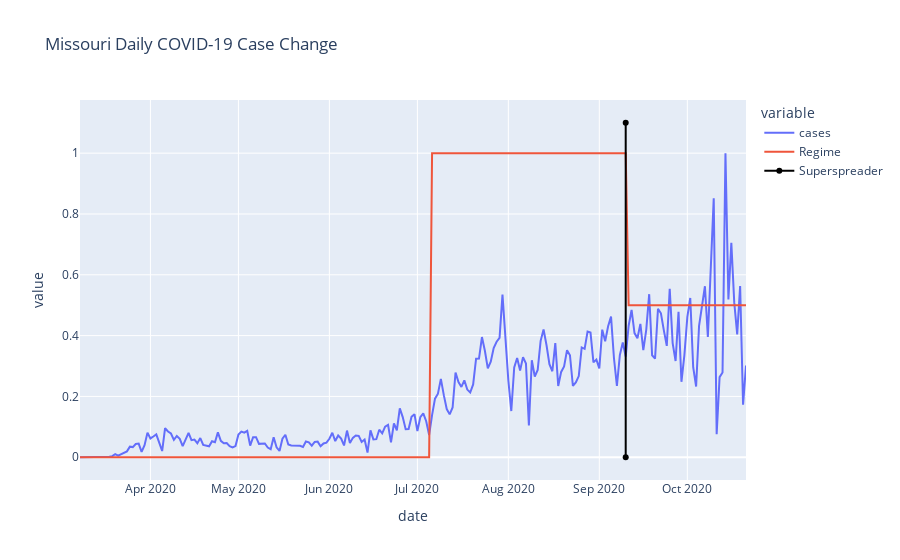

Notebook code cell kept with this figure:
### Code cell
model = hmm.GaussianHMM(n_components=3)
model.fit(X)
preds = model.predict(X) / 2

fig = px.line(X/(X.max() - X.min()),title=f'{state.title()} Daily COVID-19 Case Change',labels='dude')
fig.add_scatter(x=X.index, y=preds, name='Regime',fillcolor='green')
#fig.add_shape(type="line",x0 ='2020-09-10',x1='2020-09-10',y0=0,y1=1.1,fillcolor='blue')
fig.add_scatter(x=('2020-09-10','2020-09-10'),y=(0,1.1),line={'color': 'rgb(0,0,0)','width': 2,}, name='Superspreader')

### Figure 1 — Plotly figure (JSON) as saved in the notebook; plotly's stock layout.template omitted (floating-point values rounded to 4 significant figures; data arrays with more than 128 entries replaced by an {"elided": "..."} marker saying what was removed)
{"data": [{"hovertemplate": "variable=cases<br>date=%{x}<br>value=%{y}<extra></extra>", "legendgroup": "cases", "line": {"color": "#636efa", "dash": "solid"}, "mode": "lines", "name": "cases", "orientation": "v", "showlegend": true, "type": "scatter", "x": {"elided": "228 str values"}, "xaxis": "x", "y": {"elided": "228 float values"}, "yaxis": "y"}, {"fillcolor": "green", "name": "Regime", "type": "scatter", "x": {"elided": "228 str values"}, "y": {"elided": "228 float values"}}, {"line": {"color": "rgb(0, 0, 0)", "width": 2}, "name": "Superspreader", "type": "scatter", "x": ["2020-09-10", "2020-09-10"], "y": [0, 1.1]}], "layout": {"autosize": true, "legend": {"title": {"text": "variable"}, "tracegroupgap": 0}, "title": {"text": "Missouri Daily COVID-19 Case Change"}, "xaxis": {"anchor": "y", "autorange": true, "domain": [0, 1], "range": ["2020-03-08", "2020-10-21"], "title": {"text": "date"}, "type": "date"}, "yaxis": {"anchor": "x", "autorange": true, "domain": [0, 1], "range": [-0.08057, 1.181], "title": {"text": "value"}, "type": "linear"}}}
